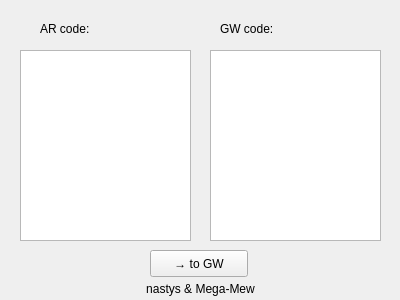
<?xml version="1.0" encoding="UTF-8"?>
<ui version="4.0">
 <class>MainWindow</class>
 <widget class="QMainWindow" name="MainWindow">
  <property name="geometry">
   <rect>
    <x>0</x>
    <y>0</y>
    <width>400</width>
    <height>300</height>
   </rect>
  </property>
  <property name="minimumSize">
   <size>
    <width>400</width>
    <height>300</height>
   </size>
  </property>
  <property name="maximumSize">
   <size>
    <width>400</width>
    <height>300</height>
   </size>
  </property>
  <property name="windowTitle">
   <string>AR2GW</string>
  </property>
  <property name="windowIcon">
   <iconset resource="res.qrc">
    <normaloff>:/icon/1451407665-gw-installer.png</normaloff>:/icon/1451407665-gw-installer.png</iconset>
  </property>
  <widget class="QWidget" name="centralWidget">
   <widget class="QLabel" name="label">
    <property name="geometry">
     <rect>
      <x>40</x>
      <y>20</y>
      <width>65</width>
      <height>17</height>
     </rect>
    </property>
    <property name="text">
     <string>AR code:</string>
    </property>
   </widget>
   <widget class="QLabel" name="label_2">
    <property name="geometry">
     <rect>
      <x>220</x>
      <y>20</y>
      <width>65</width>
      <height>17</height>
     </rect>
    </property>
    <property name="text">
     <string>GW code:</string>
    </property>
   </widget>
   <widget class="QPushButton" name="toGW">
    <property name="geometry">
     <rect>
      <x>150</x>
      <y>250</y>
      <width>98</width>
      <height>27</height>
     </rect>
    </property>
    <property name="text">
     <string>→ to GW</string>
    </property>
   </widget>
   <widget class="QLabel" name="label_3">
    <property name="geometry">
     <rect>
      <x>0</x>
      <y>280</y>
      <width>401</width>
      <height>17</height>
     </rect>
    </property>
    <property name="text">
     <string>nastys &amp; Mega-Mew</string>
    </property>
    <property name="alignment">
     <set>Qt::AlignCenter</set>
    </property>
   </widget>
   <widget class="QPlainTextEdit" name="AR">
    <property name="geometry">
     <rect>
      <x>20</x>
      <y>50</y>
      <width>171</width>
      <height>191</height>
     </rect>
    </property>
   </widget>
   <widget class="QPlainTextEdit" name="GW">
    <property name="geometry">
     <rect>
      <x>210</x>
      <y>50</y>
      <width>171</width>
      <height>191</height>
     </rect>
    </property>
   </widget>
  </widget>
 </widget>
 <layoutdefault spacing="6" margin="11"/>
 <resources>
  <include location="res.qrc"/>
 </resources>
 <connections/>
</ui>
